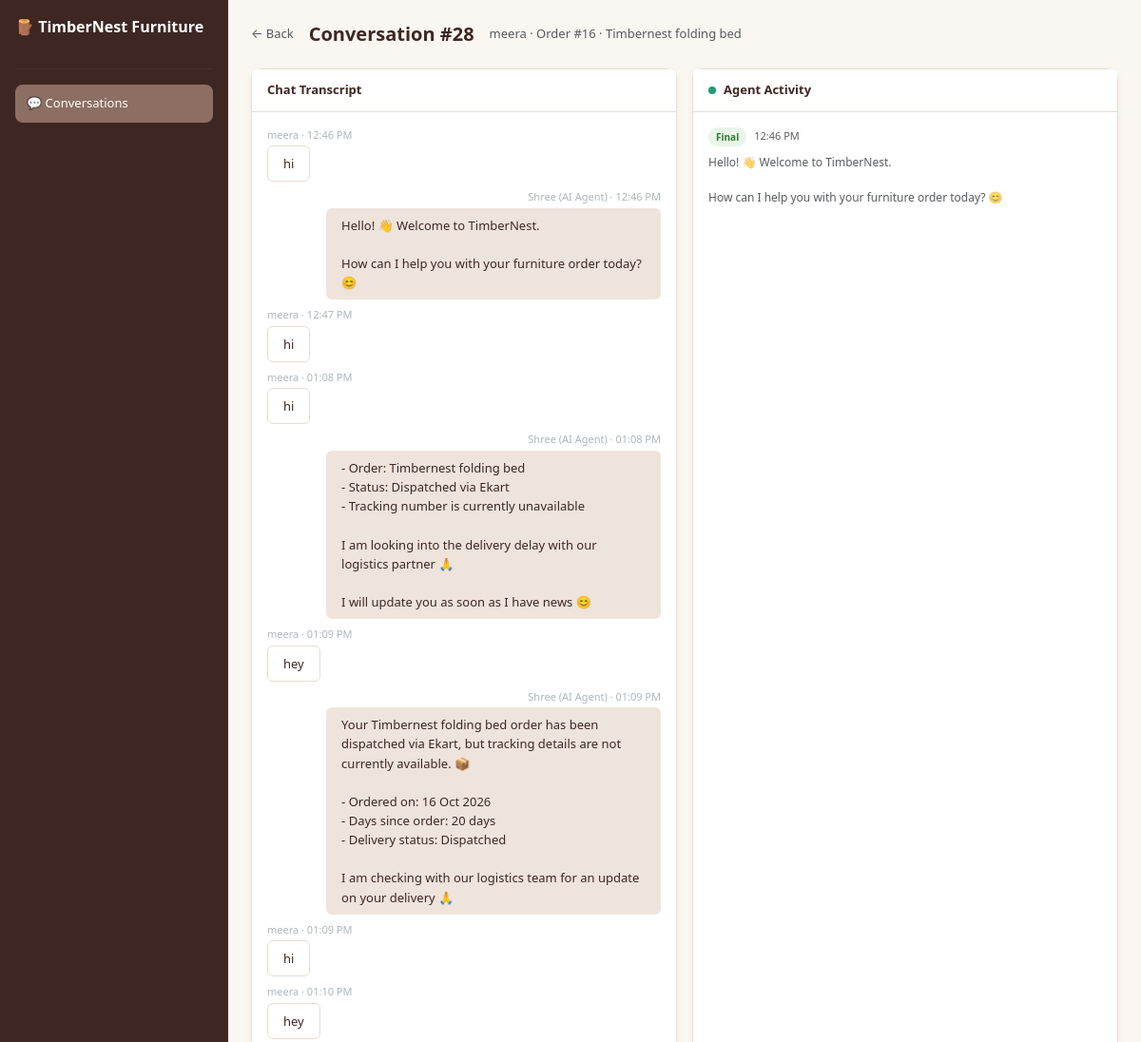
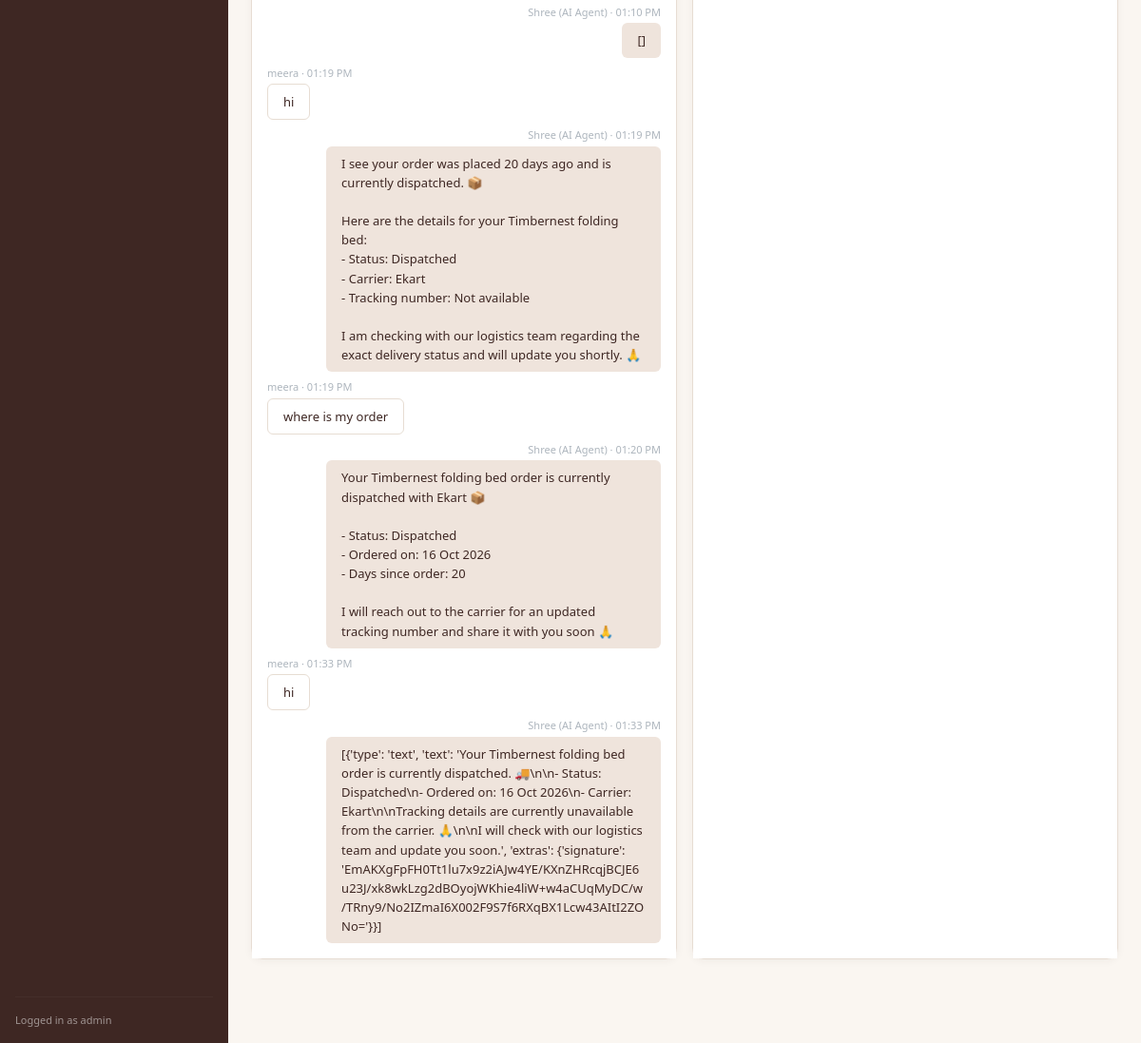
The page /supports/dashboard/28/ (signed in) on the database its author committed (2 pictures, top to bottom).
### supports/models.py (models this page shows, shortened)
class Conversation(models.Model):
    user = models.ForeignKey(User, on_delete=models.CASCADE, related_name="conversations")
    order = models.ForeignKey(Order, on_delete=models.CASCADE, related_name="conversations")
    created_at = models.DateTimeField(auto_now_add=True, null=True)
    def __str__(self):
        return f"Conversation #{self.user.username} / Order #{self.order.id}"

class Message(models.Model):
    ROLE_CHOICES = [
        ("user", "User"),
        ("agent", "Agent")
    ]
    conversation = models.ForeignKey(Conversation, on_delete=models.CASCADE, related_name="messages")
    role = models.CharField(max_length=10, choices=ROLE_CHOICES)
    content = models.TextField()
    created_at = models.DateTimeField(auto_now_add=True)

class AgentLog(models.Model):
    EVENT_CHOICES = [
        ("support", "Support Agent"),
        ("tool_call", "Tool Call"),
        ("tool_result", "Tool Result"),
        ("manager", "Manager Agent"),
        ("risk", "Risk Agent"),
        ("final", "Final Replay")
    ]
    conversation = models.ForeignKey(Conversation, on_delete=models.CASCADE, related_name="agent_log")
    event_type = models.CharField(max_length=20, choices=EVENT_CHOICES)
    message = models.TextField()
    created_at = models.DateTimeField(auto_now_add=True)

### orders/models.py (models this page shows, shortened)
class Order(models.Model):
    STATUS_CHOICE = [
        ("pending", "Pending"),
        ("dispatched", "Dispatched"),
        ("delivered", "Delivered"),
        ("cancelled", "Cancelled")
    ]
    user = models.ForeignKey(User, on_delete=models.CASCADE, related_name="orders")
    product = models.ForeignKey(Product, on_delete=models.SET_NULL, null=True, related_name="orders")
    product_name = models.CharField(max_length=255)
    amount = models.DecimalField(max_digits=10, decimal_places=2)
    status = models.CharField(max_length=100, choices=STATUS_CHOICE, default="pending")
    carrier = models.CharField(max_length=100, blank=True)
    tracking_number = models.CharField(max_length=100, blank=True)
    delivery = models.TextField(blank=True)
    created_at = models.DateTimeField(auto_now_add=True)
    updated_at = models.DateTimeField(auto_now=True, null=True)

### supports/views.py (the view)
# urls.py: path("dashboard/<int:conversation_id>/", views.conversation_detail, name="conversation_detail"),
@staff_member_required
def conversation_detail(request, conversation_id):
    conversations = get_object_or_404(Conversation, id=conversation_id)
    messages = [
        {
            "id": message.id,
            "role": message.role,
            "content": message.content,
            "time": timezone.localtime(message.created_at).strftime("%I:%M %p"),
        }
        for message in conversations.messages.order_by("created_at")
    ]
    agentlogs = [
        {
            "id": log.id,
            "event_type": log.event_type,
            "message": log.message,
            "time": timezone.localtime(log.created_at).strftime("%I:%M %p"),
        }
        for log in conversations.agent_log.order_by("created_at")
    ]
    print("conversations ===>> ", conversations)
    print("messages ===>> ", messages)
    print("agentlogs ===>> ", agentlogs)
    context = {
        "conversations": conversations,
        "messages": messages,
        "agentlogs": agentlogs
    }
    return render(request, "supports/conversation_details.html", context)

### templates/supports/conversation_details.html (shortened to what this page needs)
{% extends "supports/dashboard_base.html" %}
{% block content %}
      <div class="flex-grow-1 p-4">
        <div class="d-flex align-items-center gap-3 mb-4">
          <a
            href="/supports/dashboard/"
            class="text-muted text-decoration-none"
            style="font-size: 13px"
            >← Back</a
          >
          <h5 class="fw-bold mb-0">Conversation #{{ conversations.id }}</h5>
          <span class="text-muted" style="font-size: 13px">
            {{ conversations.user.username }} · Order #{{ conversations.order.id }} · {{ conversations.order.product_name }}
          </span>
        </div>
        <div class="row g-3" style="height: calc(100vh - 160px)">
          <div class="col-md-6" style="max-height: calc(100vh - 160px)">
            <div class="card h-100">
              <div class="card-header fw-semibold" style="font-size: 13px">
                Chat Transcript
              </div>
              <div class="card-body overflow-auto d-flex flex-column gap-2" id="chat-transcript">
                {% for msg in messages %}
                 {% if msg.role == "user" %}
                <div>
                  <div
                    style="font-size: 11px; color: #adb5bd; margin-bottom: 3px"
                  >
                    {{ conversations.user.username }} · {{ msg.time }}
                  </div>
                  <div class="bubble bubble-user rounded p-2 px-3 user-messages">{{ msg.content }}</div>
                </div>
                {% else %}
                <div class="text-end">
                  <div style="font-size: 11px; color: #adb5bd; margin-bottom: 3px">
                    Shree (AI Agent) · {{ msg.time }}
                  </div>
                  <div class="bubble bubble-agent rounded p-2 px-3 d-inline-block text-start">{{ msg.content }}</div>
                </div>
                {% endif %}
                 {% empty %}
                <p class="text-muted text-center my-auto" style="font-size: 13px">
                  No messages yet.
                </p>
                {% endfor %}
              </div>
            </div>
          </div>
          <div class="col-md-6" style="max-height: calc(100vh - 160px)">
            <div class="card h-100">
              <div
                class="card-header d-flex align-items-center gap-2"
                style="font-size: 13px"
              >
                <div
                  style="
                    width: 8px;
                    height: 8px;
                    border-radius: 50%;
                    background: #1d9e75;
                  "
                ></div>
                <span class="fw-semibold">Agent Activity</span>
              </div>
              <div class="card-body overflow-auto " id="agent-activity">
                {% for log in agentlogs %}
                <div>
                  <div class="d-flex align-items-center gap-2 mb-2">
                    <span class="log-badge log-{{ log.event_type }}"
                      >{{ log.event_type }}</span
                    >
                    <span class="text-muted" style="font-size: 11px"
                      >{{ log.time }}</span
                    >
                  </div>
                  <p class="mb-0 text-muted log-text">{{ log.message }}</p>
                </div>
                {% endfor %}
              </div>
            </div>
          </div>
        </div>
      </div>
{% endblock %}

### static/css/support_dashboard_admin.css (style rules this page uses)
:root { --tn-dark: #3e2723; --tn-accent: #8d6e63; --tn-accent-dark: #6d5148; --tn-bg: #faf6f1; --tn-card: #ffffff; --tn-border: #e7ddd3; --tn-text: #3e2723; --tn-muted: #8a7a70; }
body { margin: 0; background: var(--tn-bg); color: var(--tn-text); font-family: "Segoe UI", system-ui, -apple-system, BlinkMacSystemFont, sans-serif; font-size: 14px; }
a { text-decoration: none; }
.card { border: 1px solid var(--tn-border); border-radius: 12px; background: var(--tn-card); box-shadow: 0 2px 8px rgba(62, 39, 35, 0.05); }
.bubble { max-width: 85%; font-size: 13px; line-height: 1.55; white-space: pre-line; word-break: break-word; }
.bubble-user { display: inline-block; color: var(--tn-text); background: #fff; border: 1px solid var(--tn-border); border-radius: 0 12px 12px 12px; }
.bubble-agent { display: inline-block; color: var(--tn-text); background: #efe4dc; border-radius: 12px 12px 0 12px; }
.user-messages { border-radius: 0 12px 12px 12px; }
.log-badge { display: inline-flex; align-items: center; justify-content: center; font-size: 10px; font-weight: 600; line-height: 1; padding: 5px 8px; border-radius: 50rem; text-transform: capitalize; background: #e0e0e0; color: #424242; }
.log-final { background: #e8f5e9; color: #2e7d32; }
.log-text { margin: 0; color: #74665e; font-size: 12px; line-height: 1.55; white-space: pre-wrap; word-break: break-word; }
.card-header { background: #fff; border-bottom: 1px solid var(--tn-border); color: var(--tn-text); padding: 12px 16px; }
.card-header .fw-semibold { font-size: 13px; }
.card-body { background: #fff; }
.overflow-auto { scrollbar-width: thin; scrollbar-color: #d6c9c0 transparent; }

### rows shown on the page
Conversation: id "28", user.username "meera", order.id "16", order.product_name "Timbernest folding bed", user.username "meera" "meera" "meera" "meera" "meera" "meera" "meera" "meera" "meera"
Message: content "hi"
Message: content "Hello! 👋 Welcome to TimberNest. How can I help you with your furniture order today? 😊"
Message: content "hi"
Message: content "hi"
Message: content "- Order: Timbernest folding bed - Status: Dispatched via Ekart - Tracking number is currently unavailable I am looking into the delivery delay with our logistics partner 🙏 I will update you as soon as I have news 😊"
Message: content "hey"
Message: content "Your Timbernest folding bed order has been dispatched via Ekart, but tracking details are not currently available. 📦 - Ordered on: 16 Oct 2026 - Days since order: 20 days - Delivery status: Dispatched I am checking with our logistics team for an update on your delivery 🙏"
Message: content "hi"
Message: content "hey"
Message: content "[]"
Message: content "hi"
Message: content "I see your order was placed 20 days ago and is currently dispatched. 📦 Here are the details for your Timbernest folding bed: - Status: Dispatched - Carrier: Ekart - Tracking number: Not available I am checking with our logistics team regarding the exact delivery status and will update you shortly. 🙏"
Message: content "where is my order"
Message: content "Your Timbernest folding bed order is currently dispatched with Ekart 📦 - Status: Dispatched - Ordered on: 16 Oct 2026 - Days since order: 20 I will reach out to the carrier for an updated tracking number and share it with you soon 🙏"
Message: content "hi"
Message: content "[{'type': 'text', 'text': 'Your Timbernest folding bed order is currently dispatched. 🚚\\n\\n- Status: Dispatched\\n- Ordered on: 16 Oct 2026\\n- Carrier: Ekart\\n\\nTracking details are currently unavailable from the carrier. 🙏\\n\\nI will check with our logistics team and update you soon.', 'extras': {'signature': 'EmAKXgFpFH0Tt1lu7x9z2iAJw4YE/KXnZHRcqjBCJE6u23J/xk8wkLzg2dBOyojWKhie4liW+w4aCUqMyDC/w/TRny9/No2IZmaI6X002F9S7f6RXqBX1Lcw43AItI2ZONo='}}]"
AgentLog: event_type "Final", message "Hello! 👋 Welcome to TimberNest. How can I help you with your furniture order today? 😊"

### other values the page prints
{{ msg.time }} "12:46 PM" "12:47 PM" "01:08 PM" "01:09 PM" "01:09 PM" "01:10 PM" "01:19 PM" "01:19 PM" "01:33 PM"
{{ msg.time }} "12:46 PM" "01:08 PM" "01:09 PM" "01:10 PM" "01:19 PM" "01:20 PM" "01:33 PM"
{{ log.time }} "12:46 PM"
